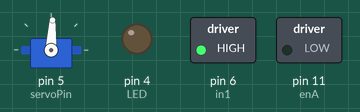
The sketch below on a simulated Arduino Uno, built with avr-gcc and run on an emulated ATmega328P. Parts: servo, switched loads named in the sketch (green lamp = pin HIGH), output pins drawn as LEDs (lit = HIGH).

Above: at 0.1 s.
Timing chart, 0 to 1.6 s (numbered marks = the images above):
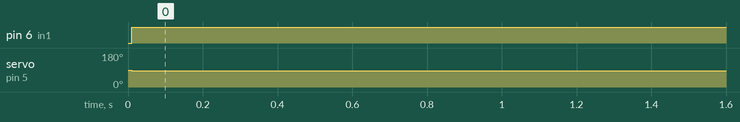

The sketch:

Simple.ino
```cpp
#include <Servo.h>

#define enA 11  // PWM pin 10 za L298N
#define in1 6  // pin 12 za L298N
#define in2 7  // pin 13 za L298N
#define servoPin 5

int xOs, yOs; // definiranje Osi virtualnog joysticka
int  x = 0; // definiranje varijable x koja prima vrijednost preko aplikacije za OS
int  y = 0; // definiranje varijable y koja prima vrijednost preko aplikacije za OS
Servo steeringServo;
int motorA = 0; // kontrola DC motora za pogon, početna vrijednost "0"
int motorB = 0; // kontrola DC motora za skretanje, početna vrijednost "0"
int LED = 4;

void setup() {
  pinMode(enA, OUTPUT); // postavljne enA kao izlaz "OUTPUT"
  pinMode(in1, OUTPUT); // postavljne in1 kao izlaz "OUTPUT"
  pinMode(LED, OUTPUT);
  steeringServo.attach(servoPin);
  Serial.begin(9600); // Brzina komunikacije Bluetooth modula
}

void loop() {
  // Postavljanje početnih vrijednosti
  xOs = 510;
  yOs = 510;

  // Očitavanje vrijednosgi poslanih od strane mobilne aplikacije
  while (Serial.available() >= 2) {
    x = Serial.read();
    delay(10);
    y = Serial.read();
  }
  delay(10);

  // Ograničavanje vrijednosti "x" i "y" varijable koje očitava i šalje mobilna aplikacija
  if (x > 59 & x < 251) {
    xOs = map(x, 250, 60, 1023, 0); // Postavljanje "x" i "y" vrijednosti u rangu 1023 - 0
  }
  if (y > 59 & y < 251) {
    yOs = map(y, 250, 60, 0, 1023);
  }

 // Y-os koja kontrolira kretnju automobila nazad/naprijed
  if (yOs < 460) {
    // Postavljanje smjera automobila prema nazad
    digitalWrite(in1, HIGH);
    digitalWrite(in2, LOW);
    // Pretvaranje vrijednosti Y-os u granicama iz 0 - 470 u 0 - 160 za PWM signal koji kontrolira brzinu okretanja motora
    motorA = map(yOs, 470, 0, 0, 255);

  }
  else if (yOs > 560) {
    // Postavljanje smjera automobila prema naprijed
    digitalWrite(in1, LOW);
    digitalWrite(in2, HIGH);

    // Pretvaranje vrijednosti Y-os u granicama iz 550 - 1023 u 0 - 160 za PWM signal koji kontrolira brzinu okretanja motora
    motorA = map(yOs, 550, 1023, 0, 255);

  }
  // Ako je Y-os oko svoje sredine, motor miruje
   else {
    digitalWrite(in1, HIGH);
    digitalWrite(in2, HIGH);
  }

 // X-os koja kontrolira kretnju automobila lijevo/desno
  if (xOs < 490) {
   int xMapped = map(xOs, 490, 0, 0, 33);
    steeringServo.write(87 - xMapped);
  }
  else if (xOs > 534) {
     int xMapped = map(xOs, 534, 1023, 0, 33);
    steeringServo.write(87 + xMapped);
  }
  // Ako je X-os oko svoje sredine, motor miruje
 else {
    steeringServo.write(87);
  }

 // Na niskom naponu elektromotor se ne vrti, ali bespotrebno zuji, ovo je zaštita od zujenja
  if (motorA < 15) {
    motorA = 0;
  }
  if (motorB < 50) {
    motorB = 0;
  }

  analogWrite(enA, motorA); // Prosljeđivanje PWM signala prema motoru A

  if (x == 0) {
  digitalWrite(LED, LOW);
  }

   if (x == 1) {
  digitalWrite(LED, HIGH);
  }
}
```

Measured:
- by itself, pin 6 (in1): LOW → HIGH at 0.01 s
- by itself, servo on pin 5 (servoPin): 90° → 87° at 0.01 s
